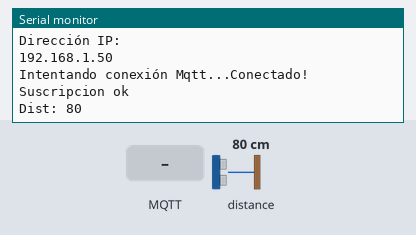
Bench run of a sketch on a simulated ESP32. Parts: the last lines printed to the serial monitor. The test bench sets the inputs (shaded band); at power-on: distance to the obstacle 80 cm. WiFi joins after 1.5 s; servers stay silent unless stated; random numbers use the default seed unless the sketch sets one; no MQTT or app messages arrive unless stated.

Above: at 3.2 s.
3.3 s: MQTT message "1" arrives on the first subscribed topic
At 4.1 s:
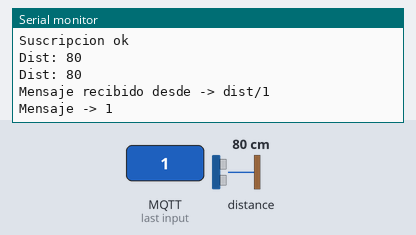
5.2 s: MQTT message "on" arrives on the first subscribed topic
At 5.8 s:
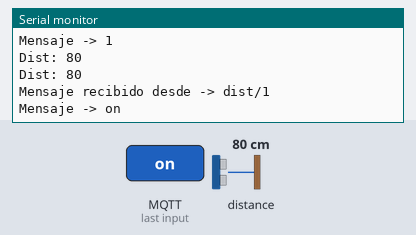
6.8 s: MQTT message "off" arrives on the first subscribed topic
At 7.4 s:
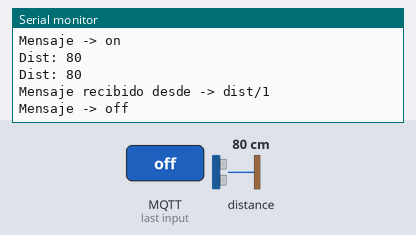
8.4 s: distance to the obstacle set to 2 cm
At 8.4 s:
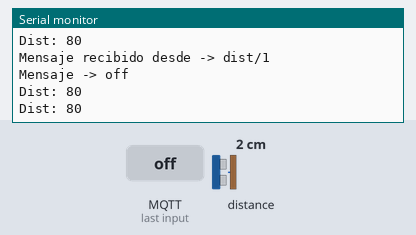
9.9 s: distance to the obstacle set to 4 cm
At 10.4 s:
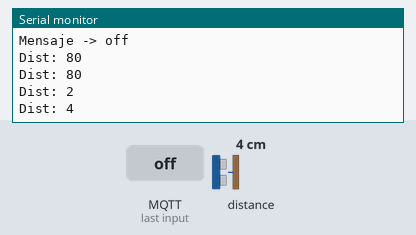
Timing chart, 0 to 12.4 s (numbered marks = the images above; inputs shaded):
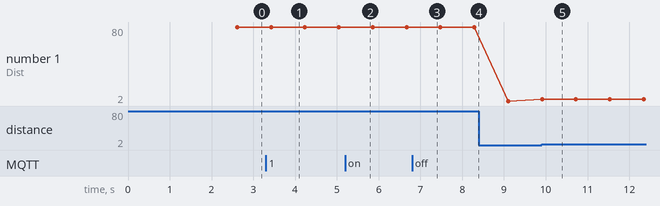

Measured:
- after the input at 3.3 s, the serial monitor: prints a new line after 0.43 s (image 1)
- after the input at 5.2 s, the serial monitor: prints a new line after 0.15 s (image 2)
- after the input at 6.8 s, the serial monitor: prints a new line after 0.17 s (image 3)
- after the input at 9.9 s, the serial monitor: prints a new line at once (image 5)
- plotted number 1: 80 → 2 after the input at 8.4 s, 2 → 4 after the input at 9.9 s

The sketch:

esp32TfminiDistMqtt.ino
```cpp
#include <TFMPlus.h>
#include <Arduino.h>
#include <WiFi.h>
#include <PubSubClient.h>

//TFmini tfmini;
TFMPlus tfmP;


const char *mqtt_server = "192.168.0.100"; //the ip address of the mqtt server
const int mqtt_port = 1883;
const char *mqtt_user = "homeassistant";
const char *mqtt_pass = "whateveryourpasswordis";
const char *root_topic_subscribe = "dist/1";
const char *root_topic_publish = "dist/1"; //the topic you'll be suscribing in homeassistant


const char* ssid = "yourWifi";
const char* password =  "yourPass";

WiFiClient espClient;
PubSubClient client(espClient);
char msg[25];
long count=0;

void callback(char* topic, byte* payload, unsigned int length);
void reconnect();
void setup_wifi();


void setup() {
    Serial.begin( 115200);   // Intialize terminal serial port
    delay(20);               // Give port time to initalize

    Serial2.begin( 115200);  // Initialize TFMPLus device serial port.
    delay(20);               // Give port time to initalize
    tfmP.begin( &Serial2);   // Initialize device library object and...

    setup_wifi();
    client.setServer(mqtt_server, mqtt_port);
    client.setCallback(callback);


    delay(500);  // added to allow the System Rest enough time to complete

}

int16_t tfDist = 0;
int16_t tfFlux = 0;
int16_t tfTemp = 0;
void loop()
{
    if (!client.connected()) {
      reconnect();
    }


    delay(500);

    if( tfmP.getData( tfDist, tfFlux, tfTemp)) // Get data from the device.
    {
      Serial.print( "Dist: ");   // display distance in log
      Serial.println(tfDist);   // display distance in log

    }

    if (client.connected()){
      String str = String(tfDist);
      str.toCharArray(msg,25);
      client.publish(root_topic_publish,msg); //publish the topic
      count++;
      delay(300);
    }
    client.loop();

}

void setup_wifi(){
  delay(10);
  // Nos conectamos a nuestra red Wifi
  Serial.println();
  Serial.print("Conectando a ssid: ");
  Serial.println(ssid);

  WiFi.begin(ssid, password);

  while (WiFi.status() != WL_CONNECTED) {
    delay(500);
    Serial.print(".");
  }

  Serial.println("");
  Serial.println("Conectado a red WiFi!");
  Serial.println("Dirección IP: ");
  Serial.println(WiFi.localIP());
}

void reconnect() {

  while (!client.connected()) {
    Serial.print("Intentando conexión Mqtt...");
    // Creamos un cliente ID
    String clientId = "IOTICOS_H_W_";
    clientId += String(random(0xffff), HEX);
    // Intentamos conectar
    if (client.connect(clientId.c_str(),mqtt_user,mqtt_pass)) {
      Serial.println("Conectado!");
      // Nos suscribimos
      if(client.subscribe(root_topic_subscribe)){
        Serial.println("Suscripcion ok");
      }else{
        Serial.println("fallo Suscripciión");
      }
    } else {
      Serial.print("falló :( con error -> ");
      Serial.print(client.state());
      Serial.println(" Intentamos de nuevo en 5 segundos");
      delay(5000);
    }
  }
}

void callback(char* topic, byte* payload, unsigned int length){
  String incoming = "";
  Serial.print("Mensaje recibido desde -> ");
  Serial.print(topic);
  Serial.println("");
  for (int i = 0; i < length; i++) {
    incoming += (char)payload[i];
  }
  incoming.trim();
  Serial.println("Mensaje -> " + incoming);

}
```
